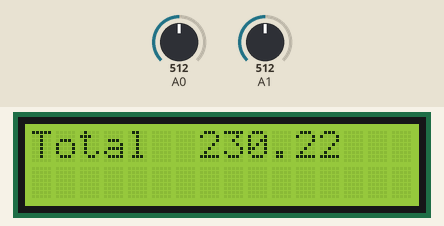
The sketch below on a simulated Arduino Uno, built with avr-gcc and run on an emulated ATmega328P. On the bench: 16×2 character LCD. The test bench sets the inputs (shaded band); at power-on: A0 = 512, A1 = 512.

Above: at 1.2 s.
1.3 s: A0 set to 0
At 1.9 s:
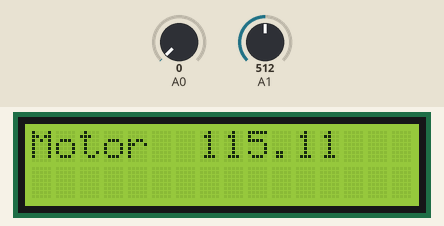
4.1 s: A1 set to 716
At 4.5 s:
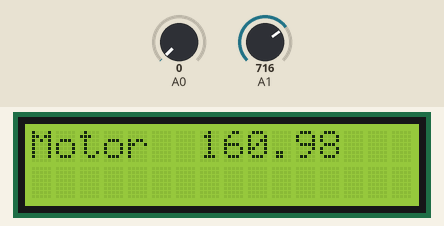
5.6 s: A0 set to 122
At 6.8 s:
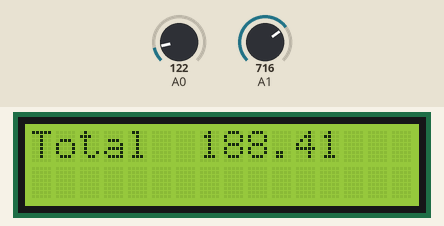
7.1 s: A1 set to 0
At 7.5 s:
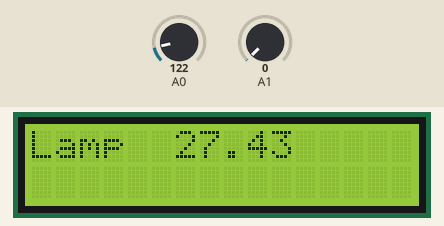
10.1 s: A1 set to 122
At 10.8 s:
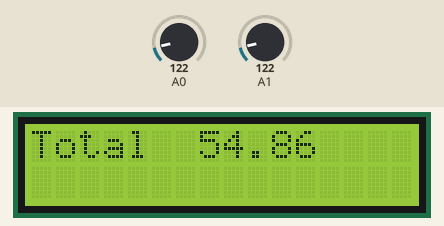
11.7 s: A0 set to 306
At 12.9 s:
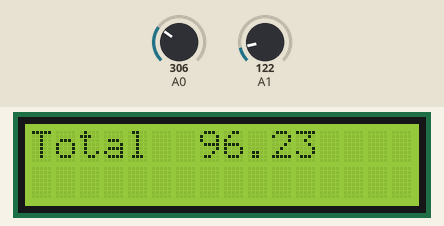
Timing chart, 0 to 14.2 s (numbered marks = the images above; inputs shaded):
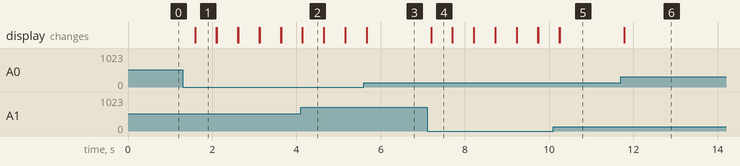

The sketch:

sketch_apr05a_Power_Measurement.ino
```cpp
#include <LiquidCrystal.h>
const int rs = 12, en = 11, d4 = 5, d5 = 4, d6 = 3, d7 = 2,Green=A1;
LiquidCrystal lcd(rs, en, d4, d5, d6, d7);

void setup() {
  lcd.begin(16, 2);
}

void loop() {
  int sensorValue1 = analogRead(A0);
  int sensorValue2 = analogRead(A1);
  float voltage1 = sensorValue1 * (5.0 / 1023.0);
  float voltage2 = sensorValue2 * (5.0 / 1023.0);
   float power1 = (voltage1 * 46);
   float power2 = (voltage2 * 46);
  if(voltage1>0 && voltage2==0){
     lcd.clear();
     lcd.println("Lamp");
    lcd.print(power1);
    delay(500);
  }
  else{
    lcd.clear();
  }
  if(voltage2>0 && voltage1==0){
    lcd.clear();
    lcd.println("Motor");
    lcd.println(power2);
    delay(500);
  }
  else{
    lcd.clear();
  }
  if(voltage2>0 && voltage1>0){
    lcd.clear();
    lcd.println("Total");
    float power = (power1+power2);
    lcd.print(power);
    delay(500);

}
else{
    lcd.clear();
  }
}
```

Measured:
- after the input at 1.3 s, the display: changes after 0.30 s (image 1)
- after the input at 4.1 s, the display: first differs from a run without the input at once (image 2)
- after the input at 5.6 s, the display: first differs from a run without the input after 0.07 s (image 3)
- after the input at 7.1 s, the display: changes after 0.10 s (image 4)
- after the input at 10.1 s, the display: first differs from a run without the input after 0.15 s (image 5)
- after the input at 11.7 s, the display: changes after 0.08 s (image 6)
- what the display in image 1 shows lasts 0.5 s, from 1.6 s to 2.1 s
